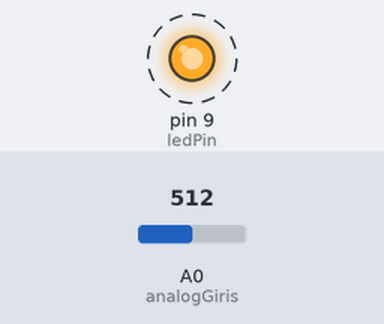
Simulated run of this sketch. Board: Arduino Uno, built with avr-gcc and run on an emulated ATmega328P. On the bench: output pins drawn as LEDs (lit = HIGH). Dashed ring = blinking. The inputs (shaded band) are chosen by the test bench; at power-on: A0 (analogGiris) = 512.

Above: at 1.08 s.
1.3 s: A0 (analogGiris) set to 0
3.0 s: A0 (analogGiris) set to 3
4.5 s: A0 (analogGiris) set to 6
At 5.1 s:
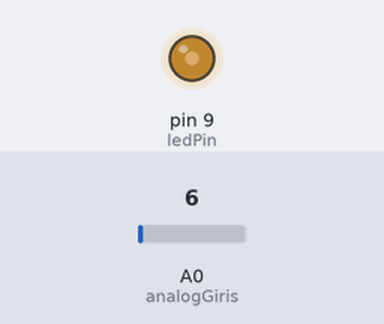
6.0 s: A0 (analogGiris) set to 122
At 7.14 s:
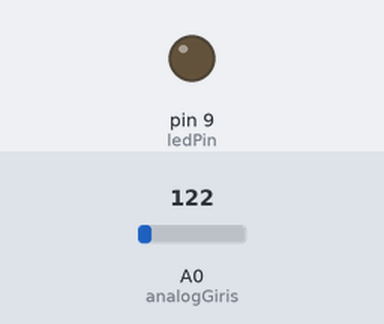
At 8.13 s:
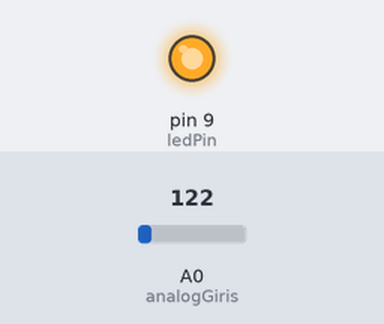
Timing chart, 0 to 10.0 s (numbered marks = the images above; inputs shaded):
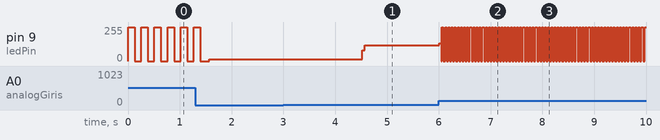

Measured:
- after the input at 3.0 s, every drawn part: stays the same
- after the input at 4.5 s, pin 9 (ledPin): 12/255 → 118/255 at once
- after the input at 6.0 s, pin 9 (ledPin): 118/255 → 135/255 at once, then repeats every 0.04 s: 0/255 0.01 s, 255/255 0.03 s

The sketch:

potansiyometre2.ino
```cpp
const int analogGiris = A0;
const int ledPin = 9;

void setup() {
  pinMode(analogGiris,INPUT);
  Serial.begin(9600);
  pinMode(ledPin,OUTPUT);

}

void loop() {
  int deger = analogRead(analogGiris);
  int ledDeger = map(deger,0,1023,0,255);
  digitalWrite(ledPin,HIGH);
  delay(ledDeger);
  digitalWrite(ledPin,LOW);
  delay(ledDeger);
}
```
